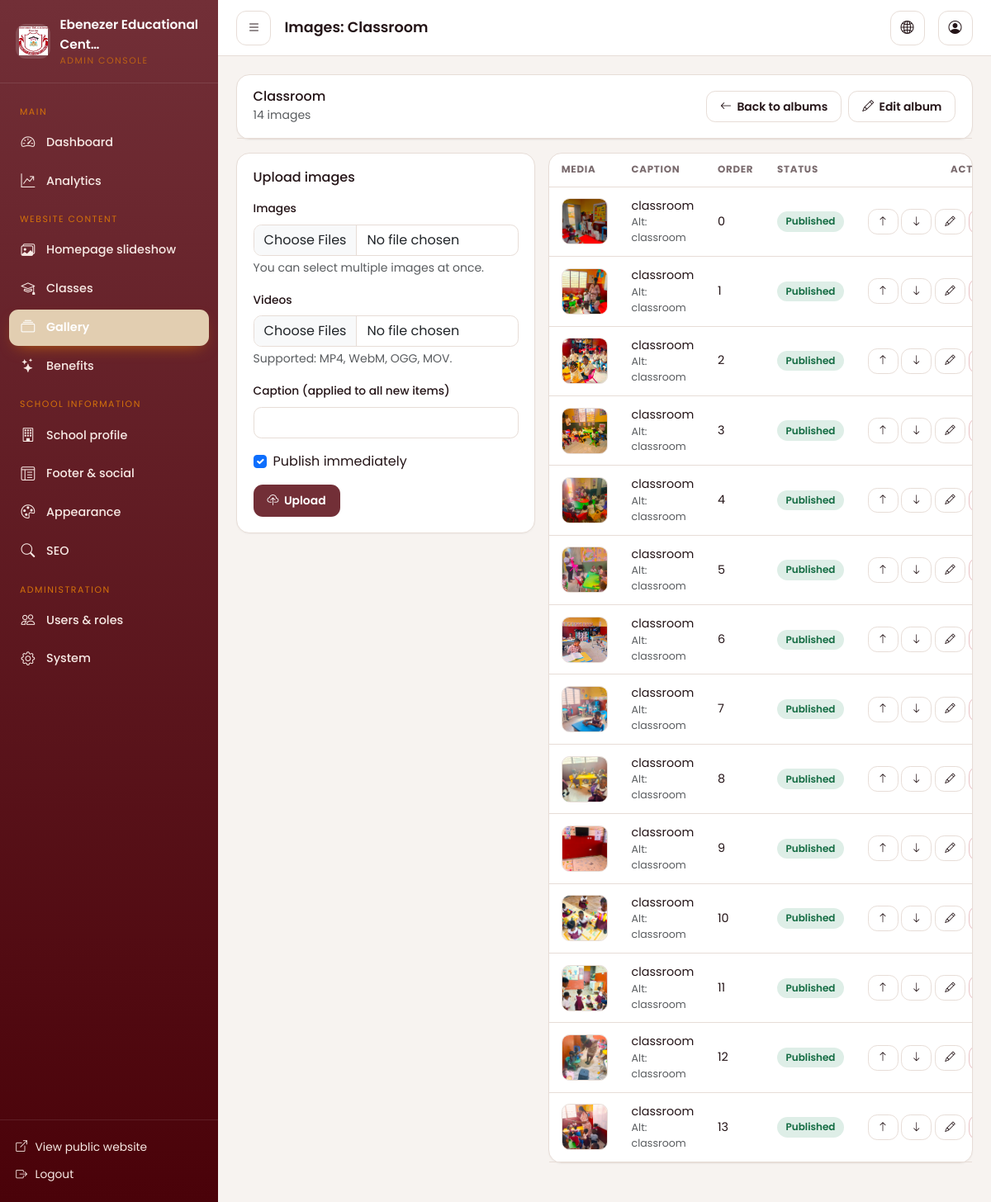
The app's page /dashboard/gallery/5/images/ (signed in) with its own data.
### apps/core/models.py (models this page shows, shortened)
class SingletonModel(models.Model):
    CACHE_KEY = None
    class Meta:
        abstract = True
    @classmethod
    def _cache_key(cls) -> str:
        return cls.CACHE_KEY or f"singleton:{cls._meta.label}"
    @classmethod
    def get_solo(cls):
        key = cls._cache_key()
        obj = cache.get(key)
        if obj is None:
            obj, _ = cls.objects.get_or_create(pk=1)
            cache.set(key, obj, 60)
        return obj

class SchoolSettings(SingletonModel):
    CACHE_KEY = "settings:school"
    school_name = models.CharField(max_length=150, default="Ebenezer Educational Centre")
    short_description = models.CharField(
        max_length=300,
        blank=True,
        help_text="Used in the footer and social sharing cards.",
    )
    tagline = models.CharField(
        max_length=200,
        blank=True,
        help_text="Short tagline shown below the school name in the navbar.",
    )
    full_description = models.TextField(
        blank=True,
        help_text="Longer introduction used on the homepage and About page.",
    )
    address = models.CharField(max_length=255, blank=True, default="Jukwa, Cape Coast")
    town = models.CharField(max_length=100, blank=True, default="Jukwa")
    region = models.CharField(max_length=100, blank=True, default="Central Region")
    country = models.CharField(max_length=100, blank=True, default="Ghana")
    phone_primary = models.CharField(max_length=40, blank=True)
    phone_secondary = models.CharField(max_length=40, blank=True)
    email_primary = models.EmailField(blank=True)
    email_secondary = models.EmailField(blank=True)
    opening_hours = models.CharField(
        max_length=200, blank=True, default="Monday - Friday, 7:00am - 4:00pm"
    )
    vision = models.TextField(blank=True)
    mission = models.TextField(blank=True)
    proprietress_name = models.CharField(max_length=150, blank=True)
    proprietress_title = models.CharField(
        max_length=150, blank=True, default="Proprietress"
    )
    proprietress_message = models.TextField(blank=True)
    headmistress_image = models.ImageField(
        upload_to="branding/",
        blank=True,
        null=True,
        help_text="Optional photo of the school headmistress.",
    )
    logo = models.ImageField(upload_to="branding/", blank=True, null=True)
    logo_light = models.ImageField(
        upload_to="branding/",
        blank=True,
        null=True,
        help_text="Optional logo variant for dark backgrounds.",
    )
    favicon = models.ImageField(upload_to="branding/", blank=True, null=True)
    default_image = models.ImageField(
        upload_to="branding/", blank=True, null=True
    )
    home_welcome_image = models.ImageField(
        upload_to="branding/",
        blank=True,
        null=True,
        help_text="Photo shown in the Welcome section of the homepage.",
    )
    home_welcome_video = models.FileField(
        upload_to="branding/videos/",
        blank=True,
        null=True,
        validators=[VideoValidator()],
        help_text="Optional video shown in the Welcome section of the homepage (takes priority over the image if both are set).",
    )
    about_story_image = models.ImageField(
        upload_to="branding/",
        blank=True,
        null=True,
        help_text="Photo shown in the Our Story section of the About page.",
    )
    about_story_video = models.FileField(
        upload_to="branding/videos/",
        blank=True,
        null=True,
        validators=[VideoValidator()],
        help_text="Optional video shown in the Our Story section of the About page (takes priority over the image if both are set).",
    )
    map_url = models.URLField(
        blank=True,
        max_length=1000,
        help_text="Google Maps embed URL (Share → Embed a map in Google Maps), not a short sharing link. Leave blank to hide the map.",
    )
    directions_url = models.URLField(blank=True)
    footer_intro = models.TextField(blank=True)
    footer_copyright = models.CharField(max_length=255, blank=True)
    facebook_url = models.URLField(blank=True)
    instagram_url = models.URLField(blank=True)
    twitter_url = models.URLField(blank=True)
    tiktok_url = models.URLField(blank=True)
    youtube_url = models.URLField(blank=True)
    linkedin_url = models.URLField(blank=True)
    whatsapp_number = models.CharField(max_length=40, blank=True)
    updated_at = models.DateTimeField(auto_now=True)
    class Meta:
        verbose_name = "School settings"
        verbose_name_plural = "School settings"

### apps/gallery/models.py (models this page shows, shortened)
class GalleryAlbum(TimeStampedModel):
    CATEGORY_CHOICES = [
        ("classroom", "Classroom"),
        ("activities", "Activities"),
        ("events", "Events"),
        ("outdoor", "Outdoor Play"),
        ("facilities", "Facilities"),
        ("general", "General"),
    ]
    title = models.CharField(max_length=150)
    slug = models.SlugField(max_length=170, unique=True, blank=True)
    description = models.TextField(blank=True)
    category = models.CharField(
        max_length=30, choices=CATEGORY_CHOICES, default="general", db_index=True
    )
    cover_image = models.ImageField(
        upload_to="gallery/covers/", blank=True, null=True, validators=[ImageValidator()]
    )
    cover_video = models.FileField(
        upload_to="gallery/videos/", blank=True, null=True, validators=[VideoValidator()]
    )
    display_order = models.PositiveIntegerField(default=0, db_index=True)
    is_published = models.BooleanField(default=False, db_index=True)
    class Meta:
        ordering = ["display_order", "-created_at"]
        verbose_name = "Gallery album"
        verbose_name_plural = "Gallery albums"
    @property
    def image_count(self) -> int:
        return self.images.filter(is_published=True).count()

class GalleryImage(TimeStampedModel):
    album = models.ForeignKey(
        GalleryAlbum, on_delete=models.CASCADE, related_name="images"
    )
    image = models.ImageField(
        upload_to="gallery/images/", blank=True, null=True, validators=[ImageValidator()]
    )
    video = models.FileField(
        upload_to="gallery/videos/", blank=True, null=True, validators=[VideoValidator()]
    )
    caption = models.CharField(max_length=200, blank=True)
    alt_text = models.CharField(
        max_length=200,
        blank=True,
        help_text="Describe the image. Defaults to the caption if left blank.",
    )
    display_order = models.PositiveIntegerField(default=0, db_index=True)
    is_published = models.BooleanField(default=True, db_index=True)
    class Meta:
        ordering = ["display_order", "id"]
        verbose_name = "Gallery image"
        verbose_name_plural = "Gallery images"
        indexes = [models.Index(fields=["album", "is_published", "display_order"])]
    @property
    def effective_alt(self) -> str:
        return self.alt_text or self.caption or "Photograph from the school gallery"
    @property
    def url(self) -> str:
        try:
            return self.image.url
        except ValueError:
            return ""
    @property
    def is_video(self) -> bool:
        return bool(self.video)

### apps/dashboard/views.py (the view)
# urls.py: path("gallery/<int:album_pk>/images/", views.album_images, name="album_images"),
@capability_required("content_manage")
def album_images(request, album_pk):
    album = get_object_or_404(GalleryAlbum, pk=album_pk)
    images = album.images.all()
    return render(
        request,
        "dashboard/gallery/images.html",
        {"album": album, "images": images, "page_title": f"Images: {album.title}",
         "active": "gallery"},
    )

### templates/dashboard/gallery/images.html (shortened to what this page needs)
{% extends "dashboard/base.html" %}
{% load crispy_forms_tags %}
{% block content %}
<div class="dash-card mb-3">
  <div class="dash-card-head">
    <div>
      <h2 class="h6 mb-0">{{ album.title }}</h2>
      <span class="text-muted small">{{ album.image_count }} image{{ album.image_count|pluralize }}</span>
    </div>
    <div class="d-flex gap-2">
      <a href="{% url 'dashboard:album_list' %}" class="dash-btn dash-btn-light"><i class="bi bi-arrow-left"></i> Back to albums</a>
      <a href="{% url 'dashboard:album_update' album.pk %}" class="dash-btn dash-btn-light"><i class="bi bi-pencil"></i> Edit album</a>
    </div>
  </div>
</div>
<div class="row g-3">
  <div class="col-lg-5">
    <div class="dash-card">
      <div class="dash-card-body">
        <h3 class="h6 mb-3">Upload images</h3>
        <form method="post" action="{% url 'dashboard:image_upload' album.pk %}" enctype="multipart/form-data">
          <div class="mb-3">
            <label class="form-label">Images</label>
            <input type="file" name="images" class="form-control" accept="image/*" multiple>
            <div class="form-text">You can select multiple images at once.</div>
          </div>
          <div class="mb-3">
            <label class="form-label">Videos</label>
            <input type="file" name="videos" class="form-control" accept="video/*" multiple>
            <div class="form-text">Supported: MP4, WebM, OGG, MOV.</div>
          </div>
          <div class="mb-3">
            <label class="form-label">Caption (applied to all new items)</label>
            <input type="text" name="caption" class="form-control" maxlength="200">
          </div>
          <div class="form-check mb-3">
            <input class="form-check-input" type="checkbox" id="pubAll" name="is_published" checked>
            <label class="form-check-label" for="pubAll">Publish immediately</label>
          </div>
          <button type="submit" class="dash-btn dash-btn-primary"><i class="bi bi-cloud-upload"></i> Upload</button>
        </form>
      </div>
    </div>
  </div>
  <div class="col-lg-7">
    <div class="dash-card">
      <div class="table-responsive">
        <table class="dash-table">
          <thead><tr><th>Media</th><th>Caption</th><th>Order</th><th>Status</th><th class="text-end">Actions</th></tr></thead>
          <tbody>
            {% for img in images %}
              <tr>
                <td>{% if img.is_video %}<video controls src="{{ img.video_url }}" class="thumb" style="max-height:56px; width:auto;"></video>{% else %}<img src="{{ img.url }}" alt="" class="thumb">{% endif %}</td>
                <td>{{ img.caption|default:"—" }}<div class="text-muted small">Alt: {{ img.effective_alt|default:"—" }}</div></td>
                <td>{{ img.display_order }}</td>
                <td>{% if img.is_published %}<span class="pill pill-active">Published</span>{% else %}<span class="pill pill-inactive">Hidden</span>{% endif %}</td>
                <td class="text-end text-nowrap">
                  <form method="post" action="{% url 'dashboard:image_move' img.pk 'up' %}" class="d-inline">{% csrf_token %}<button class="dash-btn dash-btn-light dash-btn-sm"><i class="bi bi-arrow-up"></i></button></form>
                  <form method="post" action="{% url 'dashboard:image_move' img.pk 'down' %}" class="d-inline">{% csrf_token %}<button class="dash-btn dash-btn-light dash-btn-sm"><i class="bi bi-arrow-down"></i></button></form>
                  <a class="dash-btn dash-btn-light dash-btn-sm" href="{% url 'dashboard:image_update' img.pk %}"><i class="bi bi-pencil"></i></a>
                  <a class="dash-btn dash-btn-danger dash-btn-sm" href="{% url 'dashboard:image_delete' img.pk %}"></a>
                </td>
              </tr>
            {% empty %}
              <tr><td colspan="5" class="text-center text-muted py-4">No media uploaded yet. Upload your first images or videos using the form.</td></tr>
            {% endfor %}
          </tbody>
        </table>
      </div>
    </div>
  </div>
</div>
{% endblock %}

### templates/dashboard/partials/sidebar.html
{% load static %}{% load permissions %}
<aside class="dash-sidebar" aria-label="Dashboard navigation">
  <a class="dash-brand" href="{% url 'dashboard:overview' %}">
    <span class="mark">
      {% if school.logo %}<img src="{{ school.logo.url }}" alt="">{% else %}<i class="bi bi-mortarboard-fill"></i>{% endif %}
    </span>
    <span>
      <span class="name">{{ school.school_name|truncatechars:26 }}</span>
      <span class="sub d-block" style="color:#D5720A">Admin Console</span>
    </span>
  </a>
  <nav class="dash-nav">
    <div class="group-label">Main</div>
    {% if request.user|can:"dashboard_access" %}
      <a href="{% url 'dashboard:overview' %}" class="{% if active == 'overview' %}active{% endif %}"><i class="bi bi-speedometer2"></i> Dashboard</a>
    {% endif %}
    {% if request.user|can:"analytics_view" %}
      <a href="{% url 'dashboard:analytics' %}" class="{% if active == 'analytics' %}active{% endif %}"><i class="bi bi-graph-up-arrow"></i> Analytics</a>
    {% endif %}
    {% if request.user|can:"content_manage" %}
      <div class="group-label">Website content</div>
      <a href="{% url 'dashboard:slide_list' %}" class="{% if active == 'slides' %}active{% endif %}"><i class="bi bi-images"></i> Homepage slideshow</a>
      <a href="{% url 'dashboard:class_list' %}" class="{% if active == 'classes' %}active{% endif %}"><i class="bi bi-mortarboard"></i> Classes</a>
      <a href="{% url 'dashboard:album_list' %}" class="{% if active == 'gallery' %}active{% endif %}"><i class="bi bi-collection"></i> Gallery</a>
      <a href="{% url 'dashboard:benefit_list' %}" class="{% if active == 'benefits' %}active{% endif %}"><i class="bi bi-stars"></i> Benefits</a>
    {% endif %}
    {% if request.user|can:"settings_manage" %}
      <div class="group-label">School information</div>
      <a href="{% url 'dashboard:school_info' %}" class="{% if active == 'school' %}active{% endif %}"><i class="bi bi-building"></i> School profile</a>
      <a href="{% url 'dashboard:footer_settings' %}" class="{% if active == 'footer' %}active{% endif %}"><i class="bi bi-layout-text-window-reverse"></i> Footer &amp; social</a>
    {% endif %}
    {% if request.user|can:"appearance_manage" %}
      <a href="{% url 'dashboard:appearance' %}" class="{% if active == 'appearance' %}active{% endif %}"><i class="bi bi-palette"></i> Appearance</a>
    {% endif %}
    {% if request.user|can:"seo_manage" %}
      <a href="{% url 'dashboard:seo_settings' %}" class="{% if active == 'seo' %}active{% endif %}"><i class="bi bi-search"></i> SEO</a>
    {% endif %}
    {% if request.user|can:"notifications_manage" or request.user|can:"users_manage" or request.user|can:"system_manage" %}
      <div class="group-label">Administration</div>
      {% if request.user|can:"users_manage" %}
        <a href="{% url 'dashboard:user_list' %}" class="{% if active == 'users' %}active{% endif %}"><i class="bi bi-people"></i> Users &amp; roles</a>
      {% endif %}
      {% if request.user|can:"system_manage" %}
        <a href="{% url 'dashboard:system_settings' %}" class="{% if active == 'system' %}active{% endif %}"><i class="bi bi-gear"></i> System</a>
      {% endif %}
    {% endif %}
  </nav>
  <div class="p-3 border-top" style="border-color: rgba(255,255,255,.1)!important">
    <a class="dash-nav" style="display:block;padding:0" href="{% url 'core:home' %}" target="_blank" rel="noopener">
      <span style="display:flex;align-items:center;gap:.6rem;color:var(--dash-sidebar-text);font-size:.86rem;padding:.4rem .2rem">
        <i class="bi bi-box-arrow-up-right"></i> View public website
      </span>
    </a>
    <a class="dash-nav" style="display:block;padding:0" href="{% url 'accounts:logout' %}">
      <span style="display:flex;align-items:center;gap:.6rem;color:var(--dash-sidebar-text);font-size:.86rem;padding:.4rem .2rem">
        <i class="bi bi-box-arrow-right"></i> Logout
      </span>
    </a>
  </div>
</aside>

### records on screen
SchoolSettings: logo (picture), school_name "Ebenezer Educational Cent…"
GalleryAlbum: title "Classroom", image_count "14"
GalleryImage: url (picture), caption "classroom", effective_alt "classroom", display_order "0", is_published "Published"
GalleryImage: url (picture), caption "classroom", effective_alt "classroom", display_order "1", is_published "Published"
GalleryImage: url (picture), caption "classroom", effective_alt "classroom", display_order "2", is_published "Published"
GalleryImage: url (picture), caption "classroom", effective_alt "classroom", display_order "3", is_published "Published"
GalleryImage: url (picture), caption "classroom", effective_alt "classroom", display_order "4", is_published "Published"
GalleryImage: url (picture), caption "classroom", effective_alt "classroom", display_order "5", is_published "Published"
GalleryImage: url (picture), caption "classroom", effective_alt "classroom", display_order "6", is_published "Published"
GalleryImage: url (picture), caption "classroom", effective_alt "classroom", display_order "7", is_published "Published"
GalleryImage: url (picture), caption "classroom", effective_alt "classroom", display_order "8", is_published "Published"
GalleryImage: url (picture), caption "classroom", effective_alt "classroom", display_order "9", is_published "Published"
GalleryImage: url (picture), caption "classroom", effective_alt "classroom", display_order "10", is_published "Published"
GalleryImage: url (picture), caption "classroom", effective_alt "classroom", display_order "11", is_published "Published"
GalleryImage: url (picture), caption "classroom", effective_alt "classroom", display_order "12", is_published "Published"
GalleryImage: url (picture), caption "classroom", effective_alt "classroom", display_order "13", is_published "Published"

### other values on screen
{{ page_title|default:"Dashboard" }} "Images: Classroom"
